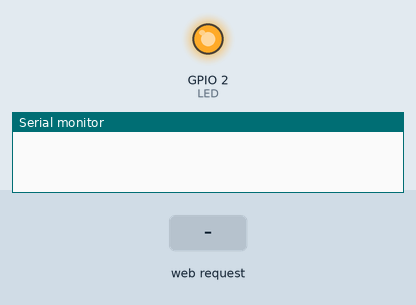
This sketch was run on a simulated ESP8266 (NodeMCU). Parts: output pins drawn as LEDs (lit = HIGH), the last lines printed to the serial monitor. The inputs (shaded band) are chosen by the test bench.

Above: at 2.2 s.
2.3 s: HTTP request GET /LEDOn received
At 2.9 s:
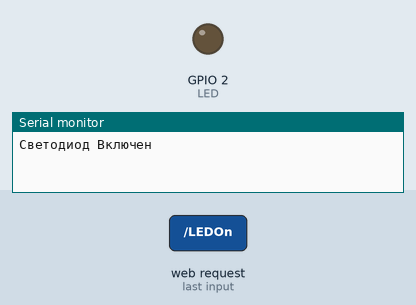
3.8 s: HTTP request GET /LEDOff received
At 5.2 s:
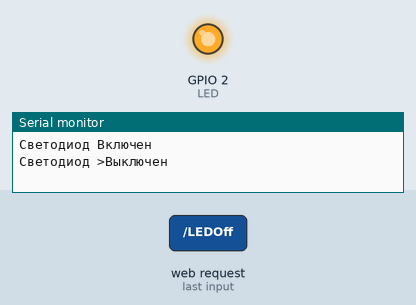
Timing chart, 0 to 6.8 s (numbered marks = the images above; inputs shaded):
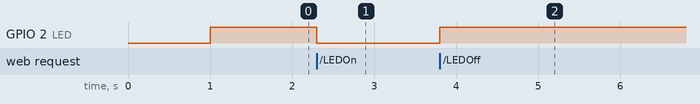

The sketch:

sketch_sep24a.ino
```cpp
#include <ESP8266WiFi.h>
#include <WiFiClient.h>
#include <ESP8266WebServer.h>

#ifndef APSSID
#define APSSID "SSacess"
#define APPSK "zaqmond"
#endif

const char *ssid = APSSID;
const char *password = APPSK;

ESP8266WebServer server(80);

#define LED 2
int statusLED = HIGH;  // Начальный статус светодиода ВЫКЛЮЧЕН. Светодиод инверсный

const String HtmlHtml = "<html><head><meta charset=\"utf-8\">"
                        "<meta name=\"viewport\" content=\"width=device-width, initial-scale=1\" /></head>";
const String HtmlTitle = "<h1>Мигаем системным светодиодом из созданной точки доступа</h1><br/>\n";
const String HtmlLedStateLow = "<big>Светодиод <b>Включен</b></big><br/><br/>\n";
const String HtmlLedStateHigh = "<big>Светодиод <b>Выключен</b></big><br/><br/>\n";
const String HtmlButtons =
  "<a href=\"LEDOff\"><button style=\"background-color:red;color:white;width:20%;height:5%;\">Выключить </button></a>\n"
  "<a href=\"LEDOn\"><button style=\"background-color:green;color:white;width:20%;height:5%;\">Включить </button></a><br/>";
const String HtmlHtmlClose = "</html>";

void handleLedOn() {
  statusLED = HIGH;  // conditions to make the LED turn on
  digitalWrite(LED, statusLED);
  Serial.println("Светодиод >Выключен");
  response();
}

void handleLedOff() {
  statusLED = LOW;  // conditions to make the LED turn off
  digitalWrite(LED, statusLED);
  Serial.println("Светодиод Включен");
  response();
}

void response() {
  String htmlRes = HtmlHtml + HtmlTitle;
  if (statusLED == LOW) {
    htmlRes += HtmlLedStateLow;
  } else {
    htmlRes += HtmlLedStateHigh;
  }

  htmlRes += HtmlButtons;
  htmlRes += HtmlHtmlClose;
  server.send(200, "text/html", htmlRes);
}

void setup() {
  delay(1000);
  WiFi.softAP(ssid, password);
  IPAddress apip = WiFi.softAPIP();
  server.on("/", response);
  server.on("/LEDOff", handleLedOn);
  server.on("/LEDOn", handleLedOff);
  server.begin();
  pinMode(LED, OUTPUT);
  digitalWrite(LED, statusLED);
}

void loop() {
  server.handleClient();
}
```

Measured:
- after the input at 2.3 s, GPIO 2 (LED): HIGH → LOW at once
- after the input at 3.8 s, GPIO 2 (LED): LOW → HIGH at once
